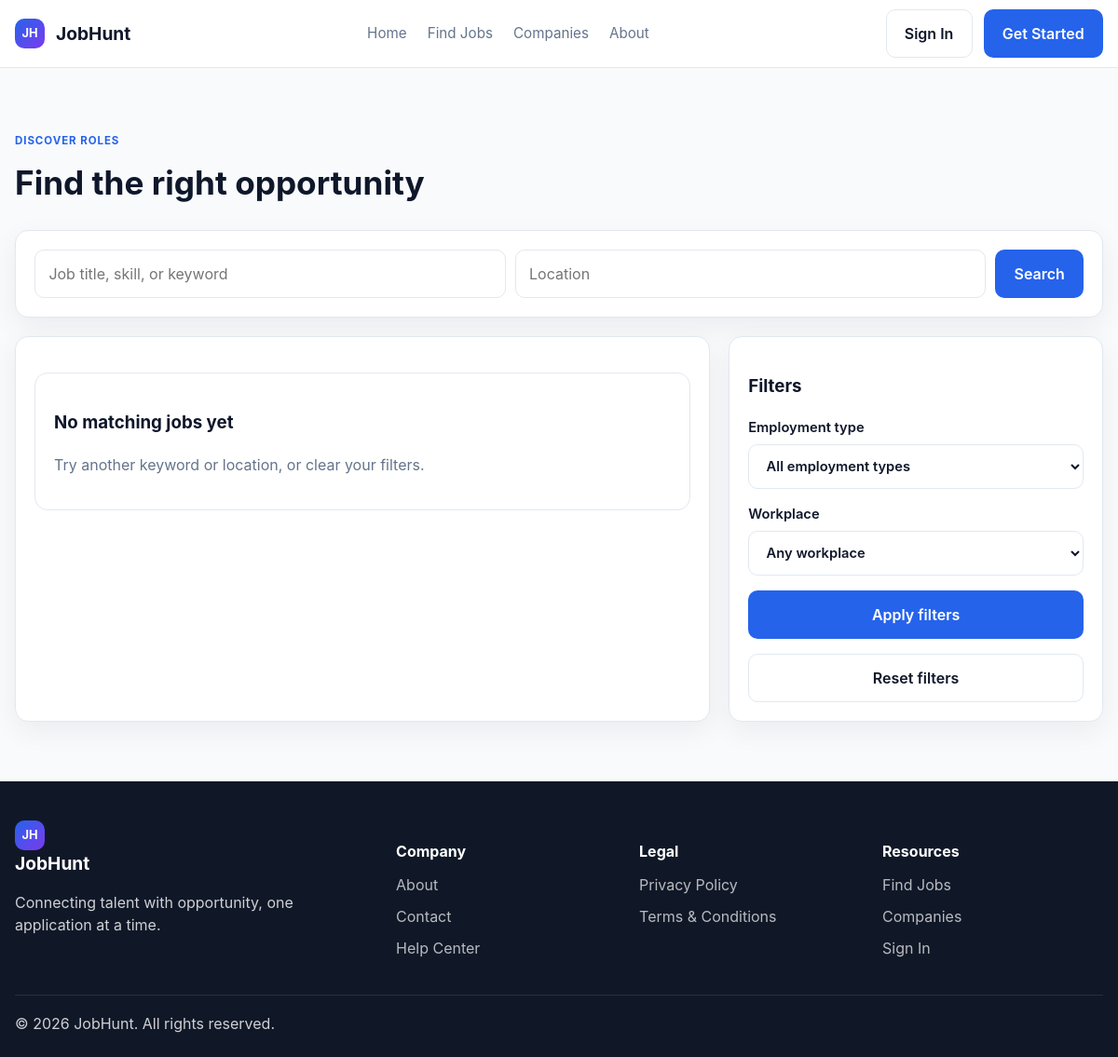
The page /index.php?page=jobs on the database as committed earlier.
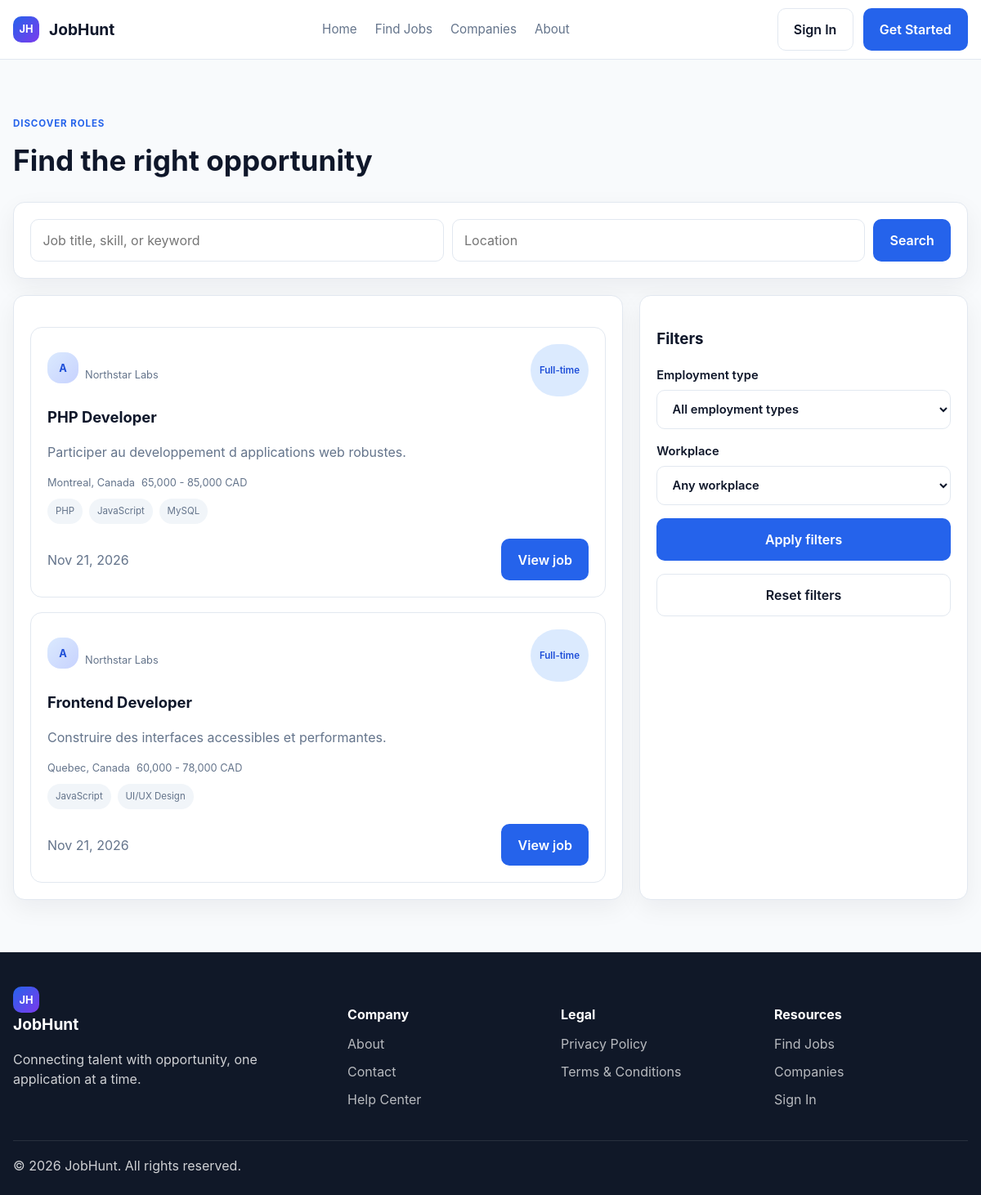
The same page on the database as committed later.
### tables this page shows
CREATE TABLE job_offers (
    id INT AUTO_INCREMENT PRIMARY KEY,
    company_id INT NOT NULL,
    category_id INT NOT NULL,
    title VARCHAR(160) NOT NULL,
    summary TEXT,
    responsibilities TEXT,
    requirements TEXT,
    preferred_qualifications TEXT,
    benefits TEXT,
    employment_type VARCHAR(50) NOT NULL,
    experience_level VARCHAR(50) NOT NULL,
    workplace_type VARCHAR(50) NOT NULL,
    location VARCHAR(160) DEFAULT NULL,
    salary_min INT DEFAULT NULL,
    salary_max INT DEFAULT NULL,
    currency VARCHAR(10) DEFAULT 'USD',
    status ENUM('draft','active','paused','closed','pending_review','removed') NOT NULL DEFAULT 'draft',
    published_at TIMESTAMP NULL,
    application_deadline TIMESTAMP NULL,
    created_at TIMESTAMP DEFAULT CURRENT_TIMESTAMP,
    updated_at TIMESTAMP DEFAULT CURRENT_TIMESTAMP ON UPDATE CURRENT_TIMESTAMP,
    CONSTRAINT fk_jobs_company FOREIGN KEY (company_id) REFERENCES company_profiles(id) ON DELETE CASCADE,
    CONSTRAINT fk_jobs_category FOREIGN KEY (category_id) REFERENCES job_categories(id)
);

CREATE TABLE company_profiles (
    id INT AUTO_INCREMENT PRIMARY KEY,
    user_id INT NOT NULL UNIQUE,
    company_name VARCHAR(160) NOT NULL,
    industry VARCHAR(120) DEFAULT NULL,
    company_size VARCHAR(60) DEFAULT NULL,
    founded_year YEAR DEFAULT NULL,
    website VARCHAR(255) DEFAULT NULL,
    location VARCHAR(160) DEFAULT NULL,
    description TEXT,
    logo_url VARCHAR(255) DEFAULT NULL,
    verification_status ENUM('pending','verified','rejected') DEFAULT 'pending',
    created_at TIMESTAMP DEFAULT CURRENT_TIMESTAMP,
    updated_at TIMESTAMP DEFAULT CURRENT_TIMESTAMP ON UPDATE CURRENT_TIMESTAMP,
    CONSTRAINT fk_company_profile_user FOREIGN KEY (user_id) REFERENCES users(id) ON DELETE CASCADE
);

### public/index.php (called while the page is built, shortened)
<?php
require dirname(__DIR__) . '/config/app.php';
require dirname(__DIR__) . '/app/Core/Controller.php';
require dirname(__DIR__) . '/app/Core/Database.php';
require dirname(__DIR__) . '/app/Models/JobHuntData.php';
require dirname(__DIR__) . '/app/Controllers/PageController.php';
$page = $_GET['page'] ?? 'home';
$controller = new PageController();
$controller->handle($page);

### config/database.php (called while the page is built)
<?php
$getValue = static function (string $name, $default) {
    $value = getenv($name);
    if ($value === false && isset($_ENV[$name])) {
        $value = $_ENV[$name];
    }
    return $value === false || $value === null || $value === '' ? $default : $value;
};
return [
    'driver' => 'mysql',
    'host' => $getValue('DB_HOST', '127.0.0.1'),
    'port' => (int) $getValue('DB_PORT', 3306),
    'database' => $getValue('DB_DATABASE', 'jobhunt'),
    'username' => $getValue('DB_USERNAME', 'root'),
    'password' => $getValue('DB_PASSWORD', ''),
    'charset' => $getValue('DB_CHARSET', 'utf8mb4'),
    'options' => [
        PDO::ATTR_ERRMODE => PDO::ERRMODE_EXCEPTION,
        PDO::ATTR_DEFAULT_FETCH_MODE => PDO::FETCH_ASSOC,
        PDO::ATTR_EMULATE_PREPARES => false,
    ],
];

### app/Core/Database.php (called while the page is built, shortened)
<?php
class Database
{
    private static $db;
    public static function connection()
    {
        if (self::$db) {
            return self::$db;
        }
        $config = require dirname(__DIR__, 2) . '/config/database.php';
        $dsn = "{$config['driver']}:host={$config['host']};port={$config['port']};dbname={$config['database']};charset={$config['charset']}";
        self::$db = new \PDO($dsn, $config['username'], $config['password'], $config['options']);
        return self::$db;
    }
}

### app/Models/JobHuntData.php (called while the page is built, shortened)
<?php
class JobHuntData
{
    public static function jobs(array $filters = []): array
    {
        $sql = "SELECT j.id, j.title, c.company_name AS company, j.location,
                    j.employment_type AS type, j.workplace_type AS workplace,
                    j.salary_min, j.salary_max, j.currency, j.experience_level AS experience,
                    j.summary AS tagline, j.responsibilities, j.requirements, j.benefits,
                    j.published_at, cat.name AS category
                FROM job_offers j
                JOIN company_profiles c ON c.id = j.company_id
                JOIN job_categories cat ON cat.id = j.category_id
                WHERE j.status = 'active'
                AND (j.application_deadline IS NULL OR j.application_deadline >= CURRENT_DATE)";
        $values = [];
        $sql .= ' ORDER BY j.created_at DESC';
        $query = Database::connection()->prepare($sql);
        $query->execute($values);
        $jobs = $query->fetchAll();
        return $jobs;
    }
}

### resources/views/public/jobs.php (the view, shortened to what this page needs)
<?php require __DIR__ . '/../components/public-header.php'; ?>
<main class="section">
    <div class="container">
        <div class="page-header">
            <div class="kicker">Discover roles</div>
            <h1>Find the right opportunity</h1>
        </div>
        <form class="card field-row" method="get" action="index.php">
            <input class="input" name="keyword" placeholder="Job title, skill, or keyword" value="<?php echo htmlspecialchars($filters['keyword'] ?? ''); ?>" />
            <input class="input" name="location" placeholder="Location" value="<?php echo htmlspecialchars($filters['location'] ?? ''); ?>" />
            <button class="btn btn-primary" type="submit">Search</button>
        </form>
        <div class="two-col" style="margin-top:20px;">
            <div class="card">
                <div class="job-grid job-grid-results">
                    <?php foreach ($jobs as $job): ?>
                        <article class="job-card">
                            <div class="job-top">
                                <div class="company-badge"><span class="company-logo" style="width:38px;height:38px;">A</span><?php echo htmlspecialchars($job['company']); ?></div>
                                <span class="badge badge-primary"><?php echo htmlspecialchars($job['type']); ?></span>
                            </div>
                            <h3><?php echo htmlspecialchars($job['title']); ?></h3>
                            <p class="muted"><?php echo htmlspecialchars($job['tagline']); ?></p>
                            <div class="job-meta">
                                <span><?php echo htmlspecialchars($job['location']); ?></span>
                                <span><?php echo htmlspecialchars($job['salary']); ?></span>
                            </div>
                            <div class="skill-list">
                                <?php foreach ($job['skills'] as $skill): ?>
                                    <span class="skill-tag"><?php echo htmlspecialchars($skill); ?></span>
                                <?php endforeach; ?>
                            </div>
                            <div class="card-footer">
                                <span class="muted"><?php echo htmlspecialchars($job['posted']); ?></span>
                                <a class="btn btn-primary" href="index.php?page=job-details&amp;id=<?php echo (int) $job['id']; ?>">View job</a>
                            </div>
                        </article>
                    <?php endforeach; ?>
                    <?php if (!$jobs): ?>
                        <div class="card empty-state"><h3>No matching jobs yet</h3><p class="muted">Try another keyword or location, or clear your filters.</p></div>
                    <?php endif; ?>
                </div>
            </div>
            <aside class="card">
                <h3>Filters</h3>
                <form class="form-stack" method="get" action="index.php">
                    <label>Employment type
                        <select class="select" name="employment_type">
                            <option value="">All employment types</option>
                        </select>
                    </label>
                    <label>Workplace
                        <select class="select" name="workplace_type">
                            <option value="">Any workplace</option>
                        </select>
                    </label>
                    <button class="btn btn-primary" type="submit">Apply filters</button>
                    <a class="btn btn-secondary" href="index.php?page=jobs">Reset filters</a>
                </form>
            </aside>
        </div>
    </div>
</main>
<?php require __DIR__ . '/../components/public-footer.php'; ?>

### app/Controllers/PageController.php (shortened to what this page needs)
<?php
class PageController extends Controller
{
    public function handle(string $page = 'home'): void
    {
        switch ($page) {
            case 'jobs':
                $this->render('public.jobs', [
                    'jobs' => JobHuntData::jobs($_GET),
                    'filters' => $_GET,
                ]);
                break;
        }
    }
}

### app/Core/Controller.php (shortened to what this page needs)
<?php
class Controller
{
    protected function render(string $view, array $data = []): void
    {
        $basePath = dirname(__DIR__, 2) . '/resources/views';
        $viewPath = $basePath . '/' . str_replace('.', '/', $view) . '.php';
        extract($data, EXTR_SKIP);
        if (str_starts_with($view, 'public.')) {
            $title = htmlspecialchars($data['page_title'] ?? 'JobHunt · Find your next opportunity', ENT_QUOTES, 'UTF-8');
            echo '<!DOCTYPE html><html lang="en"><head><meta charset="UTF-8"><meta name="viewport" content="width=device-width, initial-scale=1.0"><title>' . $title . '</title><link rel="stylesheet" href="assets/css/styles.css"></head><body>';
            require $viewPath;
            echo '<script src="assets/js/app.js"></script></body></html>';
            return;
        }
    }
}

### resources/views/components/public-header.php
<header class="site-header">
    <div class="container header-inner">
        <a href="index.php?page=home" class="logo">
            <span class="logo-mark">JH</span>
            <span>JobHunt</span>
        </a>
        <nav class="nav-links" aria-label="Main Navigation">
            <a href="index.php?page=home">Home</a>
            <a href="index.php?page=jobs">Find Jobs</a>
            <a href="index.php?page=companies">Companies</a>
            <a href="index.php?page=about">About</a>
        </nav>
        <div class="header-actions">
            <a class="btn btn-secondary" href="index.php?page=signin">Sign In</a>
            <a class="btn btn-primary" href="index.php?page=account-type">Get Started</a>
        </div>
    </div>
</header>

### resources/views/components/public-footer.php
<footer class="site-footer">
    <div class="container footer-grid">
        <div>
            <a href="index.php?page=home" class="logo" style="color:white; margin-bottom:14px;">
                <span class="logo-mark">JH</span>
                <span>JobHunt</span>
            </a>
            <p>Connecting talent with opportunity, one application at a time.</p>
        </div>
        <div>
            <h4>Company</h4>
            <a href="index.php?page=about">About</a>
            <a href="index.php?page=contact">Contact</a>
            <a href="index.php?page=help">Help Center</a>
        </div>
        <div>
            <h4>Legal</h4>
            <a href="index.php?page=privacy">Privacy Policy</a>
            <a href="index.php?page=terms">Terms & Conditions</a>
        </div>
        <div>
            <h4>Resources</h4>
            <a href="index.php?page=jobs">Find Jobs</a>
            <a href="index.php?page=companies">Companies</a>
            <a href="index.php?page=signin">Sign In</a>
        </div>
    </div>
    <div class="container copyright">© 2026 JobHunt. All rights reserved.</div>
</footer>

Rows that differ between the two databases and show on the page:
added job_offers: company.company_name "Northstar Labs", employment_type "Full-time", title "PHP Developer", summary "Participer au developpement d applications web robustes.", location "Montreal, Canada", salary "65,000 - 85,000 CAD", skill "PHP", skill "JavaScript", skill "MySQL", posted "Nov 21, 2026"
added job_offers: company.company_name "Northstar Labs", employment_type "Full-time", title "Frontend Developer", summary "Construire des interfaces accessibles et performantes.", location "Quebec, Canada", salary "60,000 - 78,000 CAD", skill "JavaScript", skill "UI/UX Design", posted "Nov 21, 2026"
Other text that changed with them:
text no longer shown: "No matching jobs yet Try another keyword or location, or clear your filters."
